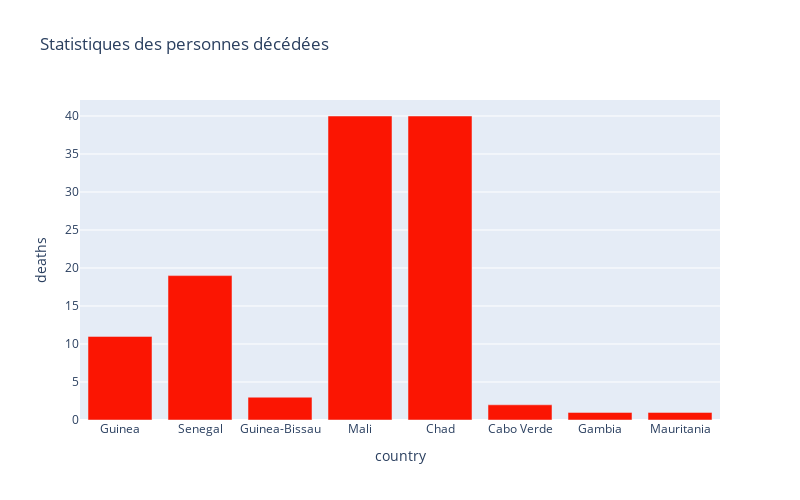

Source (notebook cell):
### Code cell
px.bar(
    sorted_country_df.head(8),
    x = "country",
    y = "deaths",
    title= "Statistiques des personnes décédées", # the axis names
    color_discrete_sequence=["#FB1502"], 
    height=500,
    width=800
)

### Figure 1 — Plotly figure (JSON) as saved in the notebook; plotly's stock layout.template omitted (floating-point values rounded to 4 significant figures)
{"data": [{"alignmentgroup": "True", "hovertemplate": "country=%{x}<br>deaths=%{y}<extra></extra>", "legendgroup": "", "marker": {"color": "#FB1502"}, "name": "", "offsetgroup": "", "orientation": "v", "showlegend": false, "textposition": "auto", "type": "bar", "x": ["Guinea", "Senegal", "Guinea-Bissau", "Mali", "Chad", "Cabo Verde", "Gambia", "Mauritania"], "xaxis": "x", "y": [11, 19, 3, 40, 40, 2, 1, 1], "yaxis": "y"}], "layout": {"barmode": "relative", "height": 500, "legend": {"tracegroupgap": 0}, "title": {"text": "Statistiques des personnes décédées"}, "width": 800, "xaxis": {"anchor": "y", "domain": [0, 1], "title": {"text": "country"}}, "yaxis": {"anchor": "x", "domain": [0, 1], "title": {"text": "deaths"}}}}
